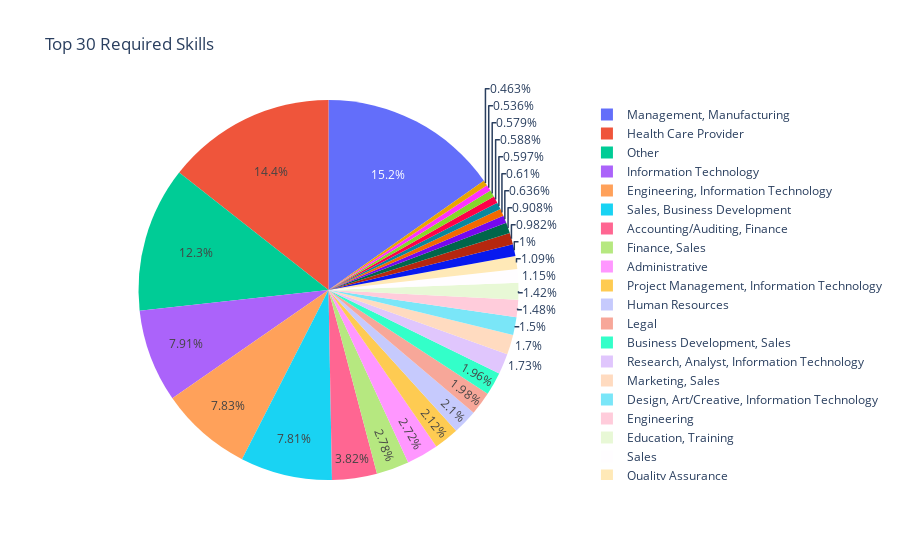

Source (notebook cell):
### Markdown cell above
##### Pie Chart showing the distribution of required skills - Interactive Visualizations

### Code cell
import pandas as pd
import plotly.express as px

# Count of required skills
required_skills_count = cleaned_data['required_skill'].value_counts().head(30).reset_index()
required_skills_count.columns = ['Skill', 'Count']

# Creating the pie chart using Plotly
fig = px.pie(required_skills_count, values='Count', names='Skill', title='Top 30 Required Skills')
fig.show()

### Figure 1 — Plotly figure (JSON) as saved in the notebook; plotly's stock layout.template omitted (floating-point values rounded to 4 significant figures)
{"data": [{"domain": {"x": [0, 1], "y": [0, 1]}, "hovertemplate": "Skill=%{label}<br>Count=%{value}<extra></extra>", "labels": ["Management, Manufacturing", "Health Care Provider", "Other", "Information Technology", "Engineering, Information Technology", "Sales, Business Development", "Accounting/Auditing, Finance", "Finance, Sales", "Administrative", "Project Management, Information Technology", "Human Resources", "Legal", "Business Development, Sales", "Research, Analyst, Information Technology", "Marketing, Sales", "Design, Art/Creative, Information Technology", "Engineering", "Education, Training", "Sales", "Quality Assurance", "Accounting/Auditing", "Marketing, Public Relations, Writing/Editing", "Sales, Advertising, Business Development", "Management", "Sales, Management", "Customer Service", "Product Management, Marketing", "Other, Information Technology, Management", "Finance", "Purchasing, Supply Chain"], "legendgroup": "", "name": "", "showlegend": true, "type": "pie", "values": [3524, 3329, 2856, 1829, 1810, 1807, 883, 642, 630, 490, 486, 457, 454, 401, 393, 348, 343, 329, 267, 253, 232, 227, 210, 147, 141, 138, 136, 134, 124, 107]}], "layout": {"legend": {"tracegroupgap": 0}, "title": {"text": "Top 30 Required Skills"}}}
